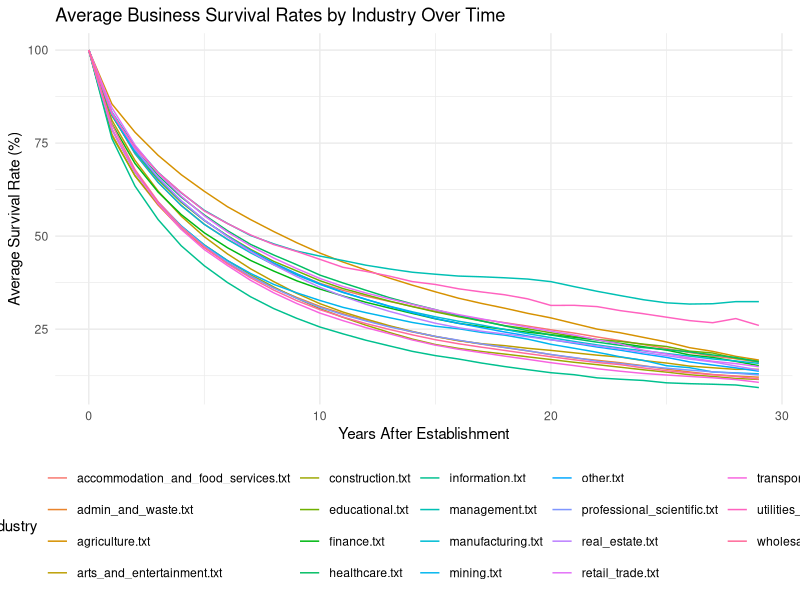
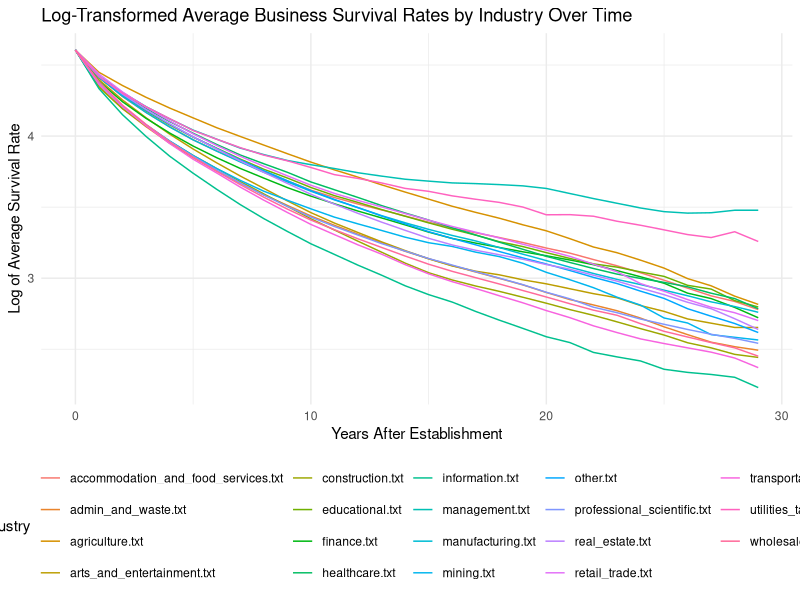
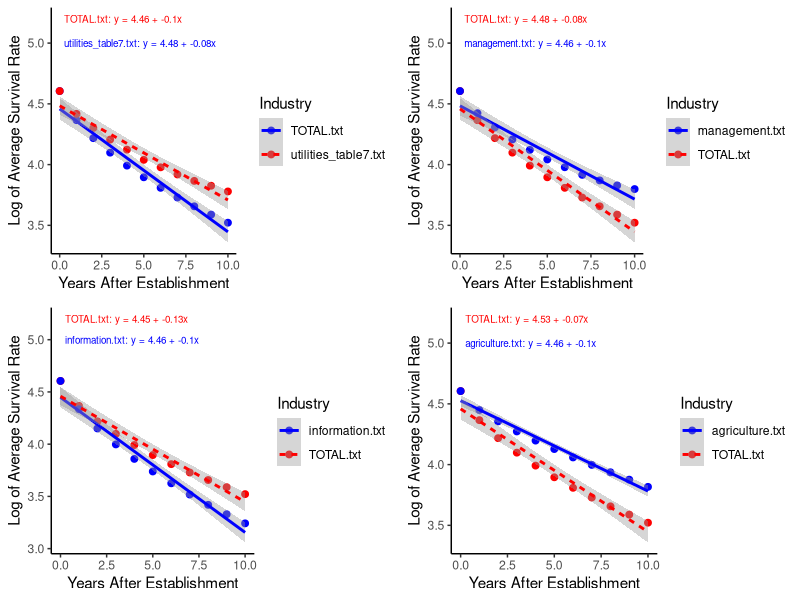

Recreate these plots in R, in order.
## ---- chunk 1
knitr::opts_chunk$set(echo = TRUE)
## ---- chunk 2
library(lme4)
library(ggplot2)
library(dplyr)
library(readr)
library(lmtest)
## ---- chunk 3
# averages_data <- read_csv("PycharmProjects/bs/averages.csv")
averages_data <- read_csv("averages.csv")
# averages_data <- read_csv("averages_with_total.csv")

head(averages_data)
## ---- chunk 4
ggplot(averages_data, aes(x = Year_After_Establishment, y = Avg_Survival_Rate, color = Industry)) +
  geom_line() +
  labs(title = "Average Business Survival Rates by Industry Over Time",
       x = "Years After Establishment",
       y = "Average Survival Rate (%)") +
  theme_minimal() +
  theme(legend.position = "bottom") +
  guides(color = guide_legend(title = "Industry"))

## ---- chunk 5
averages_data$log_Avg_Survival_Rate <- log(averages_data$Avg_Survival_Rate)

head(averages_data)
## ---- chunk 6
ggplot(averages_data, aes(x = Year_After_Establishment, y = log_Avg_Survival_Rate, color = Industry)) +
  geom_line() +
  labs(title = "Log-Transformed Average Business Survival Rates by Industry Over Time",
       x = "Years After Establishment",
       y = "Log of Average Survival Rate") +
  theme_minimal() +
  theme(legend.position = "bottom") +
  guides(color = guide_legend(title = "Industry"))

## ---- chunk 7
lin_mix_model <- 
  lmer(log_Avg_Survival_Rate ~ Year_After_Establishment + ( 1 | Industry), data = averages_data)

summary(lin_mix_model)
## ---- chunk 8
0.03143/(0.03143 + 0.01975)
## ---- chunk 9
lmm_fixed_only <- lm(log_Avg_Survival_Rate ~ Year_After_Establishment, data = averages_data)

# Perform the likelihood ratio test between the mixed model and the fixed model
lr_test <- lrtest(lin_mix_model, lmm_fixed_only)
print(lr_test)
## ---- chunk 10
# Updated model with random slopes for Year_After_Establishment within industries
lin_mix_model_slopes <- lmer(log_Avg_Survival_Rate ~ Year_After_Establishment + (1 + Year_After_Establishment | Industry), 
                             data = averages_data)

# Summary of the new model
summary(lin_mix_model_slopes)
## ---- chunk 11
# Likelihood ratio test between the random slopes model and the random intercepts model
lr_test_slopes <- lrtest(lin_mix_model, lin_mix_model_slopes)
print(lr_test_slopes)
## ---- chunk 12
# Load the new dataset that includes the Total industry data
averages_data_with_total <- read_csv("averages_with_total.csv")

# Apply log transformation
averages_data_with_total$log_Avg_Survival_Rate <- log(averages_data_with_total$Avg_Survival_Rate)

# Define the pairs to compare
industry_pairs <- list(
  c("TOTAL.txt", "utilities_table7.txt"),
  c("TOTAL.txt", "management.txt"),
  c("TOTAL.txt", "information.txt"),
  c("TOTAL.txt", "agriculture.txt")
)

# Initialize a list to store the LME results
lme_results <- list()

# Loop over the industry pairs and run LME models
for (pair in industry_pairs) {
  # Filter data for the current pair
  data_filtered <- averages_data_with_total %>%
    filter(Industry %in% pair & Year_After_Establishment <= 10)
  
  # Ensure there are at least two industries in the filtered data
  if (length(unique(data_filtered$Industry)) < 2) {
    cat("Skipping pair due to insufficient data:", paste(pair, collapse = " vs "), "\n")
    next
  }
  
  # Fit the random intercepts model
  lme_model_intercepts <- lmer(log_Avg_Survival_Rate ~ Year_After_Establishment + 
                                (1 | Industry), data = data_filtered)
  
  # Fit the random slopes model
  lme_model_slopes <- lmer(log_Avg_Survival_Rate ~ Year_After_Establishment + 
                            (1 + Year_After_Establishment | Industry), data = data_filtered)
  
  # Perform likelihood ratio test
  lr_test <- lrtest(lme_model_intercepts, lme_model_slopes)
  
  # Store the result in the list
  lme_results[[paste(pair, collapse = " vs ")]] <- list(
    intercept_model = summary(lme_model_intercepts),
    slope_model = summary(lme_model_slopes),
    lr_test = lr_test
  )
}

# Print results for each pair
for (pair in names(lme_results)) {
  cat("Results for:", pair, "\n")
  print(lme_results[[pair]]$lr_test)
  cat("\n")
}
## ---- chunk 13
# Load required libraries
library(ggplot2)
library(gridExtra)

# Initialize a list to store the ANCOVA results and plots
ancova_results <- list()
plots <- list()  # Store ggplot objects for later

# Loop over the industry pairs and run ANCOVA models
for (pair in industry_pairs) {
  # Filter data for the current pair
  data_filtered <- averages_data_with_total %>%
    filter(Industry %in% pair & Year_After_Establishment <= 10)
  
  # Ensure there are at least two industries in the filtered data
  if (length(unique(data_filtered$Industry)) < 2) {
    cat("Skipping pair due to insufficient data:", paste(pair, collapse = " vs "), "\n")
    next
  }
  
  # Fit the ANCOVA model with interaction
  ancova_model <- lm(log_Avg_Survival_Rate ~ Year_After_Establishment * Industry, 
                     data = data_filtered)
  
  # Extract the coefficients for plotting equations
  coefficients <- coef(ancova_model)
  industry1_eq <- paste0(pair[1], ": y = ", round(coefficients[1], 2), 
                         " + ", round(coefficients[2], 2), "x")
  industry2_eq <- paste0(pair[2], ": y = ", round(coefficients[1] + coefficients[3], 2), 
                         " + ", round(coefficients[2] + coefficients[4], 2), "x")
  
  # Create the ggplot object
  p <- ggplot(data_filtered, 
              aes(x = Year_After_Establishment, 
                  y = log_Avg_Survival_Rate, color = Industry)) +
    geom_point(size = 2) +
    geom_smooth(method = "lm", se = TRUE, aes(linetype = Industry), size = 1) +
    xlab("Years After Establishment") +
    ylab("Log of Average Survival Rate") +
    scale_color_manual(values = c("blue", "red", "green", "purple")) +
    theme_classic() +
    annotate("text", x = 0.25, y = 5.2, label = industry1_eq, color = "red", hjust = 0, size=2.5) +
    annotate("text", x = 0.25, y = 5, label = industry2_eq, color = "blue", hjust = 0, size=2.5)
  
  # Store the plot
  plots[[paste(pair, collapse = " vs ")]] <- p
  
  # Store the ANCOVA result
  ancova_results[[paste(pair, collapse = " vs ")]] <- summary(ancova_model)
}

# Display the plots in a 2x2 grid using gridExtra
do.call(grid.arrange, c(plots, ncol = 2, nrow = 2))

# Print ANCOVA results for each pair
for (pair in names(ancova_results)) {
  cat("ANCOVA Results for:", pair, "\n")
  print(ancova_results[[pair]])
  cat("\n")
}
